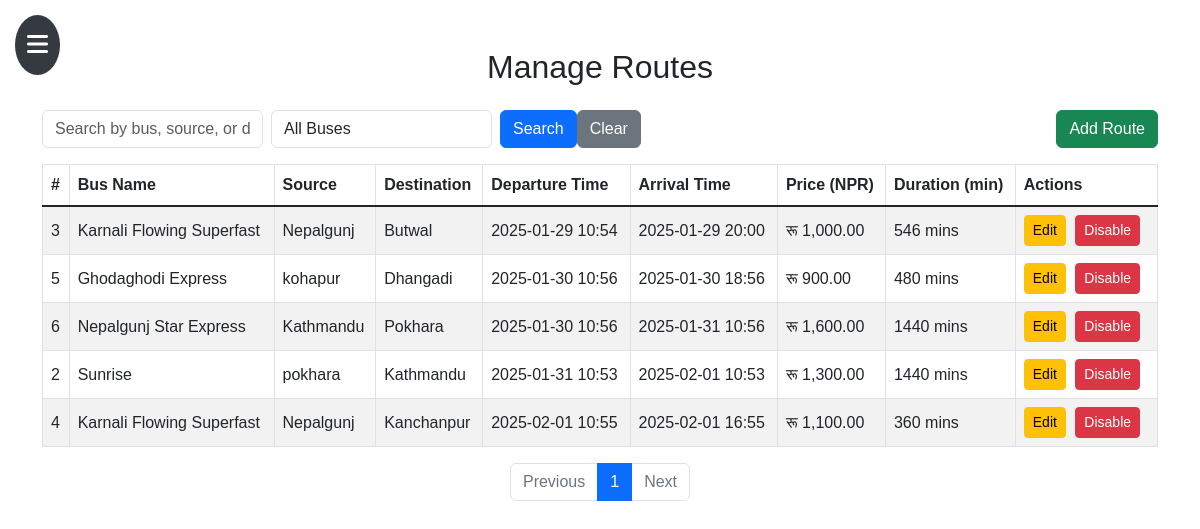
Screenshot of /admin/manage_routes.php with the database file from the repository.
### tables this page shows
CREATE TABLE `routes` (
  `id` int(11) NOT NULL,
  `bus_id` int(11) NOT NULL,
  `source` varchar(100) NOT NULL,
  `destination` varchar(100) NOT NULL,
  `departure_time` datetime NOT NULL,
  `arrival_time` datetime NOT NULL,
  `price` decimal(10,2) NOT NULL,
  `status` enum('active','disabled') NOT NULL DEFAULT 'active'
);

CREATE TABLE `buses` (
  `id` int(11) NOT NULL,
  `bus_name` varchar(100) NOT NULL,
  `image_path` varchar(255) DEFAULT 'assets/images/default_bus.jpg',
  `total_seats` int(11) NOT NULL,
  `created_at` timestamp NOT NULL DEFAULT current_timestamp(),
  `is_ac` tinyint(1) DEFAULT 0,
  `is_wifi` tinyint(1) DEFAULT 0
);

### admin/manage_routes.php (the view, shortened to what this page needs)
<?php
include('../includes/config.php');
$perPage = 10;
$page = isset($_GET['page']) ? (int)$_GET['page'] : 1;
$offset = ($page - 1) * $perPage;
$searchTerm = isset($_GET['search']) ? '%' . $_GET['search'] . '%' : '%';
$filterBus = isset($_GET['bus_filter']) ? $_GET['bus_filter'] : '';
$query = "
    SELECT r.id, r.source, r.destination, r.departure_time, r.arrival_time, r.price, b.bus_name,
           TIMESTAMPDIFF(MINUTE, r.departure_time, r.arrival_time) AS duration, r.status
    FROM routes r
    JOIN buses b ON r.bus_id = b.id
    WHERE (r.source LIKE ? OR r.destination LIKE ? OR b.bus_name LIKE ?)
    AND r.status = 'active'
    " . ($filterBus ? "AND b.bus_name = ?" : "") . "
    ORDER BY r.departure_time ASC
    LIMIT ?, ?
";
$stmt = $conn->prepare($query);
if ($filterBus) {
    $stmt->bind_param("ssssii", $searchTerm, $searchTerm, $searchTerm, $filterBus, $offset, $perPage);
} else {
    $stmt->bind_param("ssssi", $searchTerm, $searchTerm, $searchTerm, $offset, $perPage);
}
$stmt->execute();
$result = $stmt->get_result();
$countQuery = "
    SELECT COUNT(*) AS total
    FROM routes r
    JOIN buses b ON r.bus_id = b.id
    WHERE (r.source LIKE ? OR r.destination LIKE ? OR b.bus_name LIKE ?)
    " . ($filterBus ? "AND b.bus_name = ?" : "");
$countStmt = $conn->prepare($countQuery);
if ($filterBus) {
    $countStmt->bind_param("ssss", $searchTerm, $searchTerm, $searchTerm, $filterBus);
} else {
    $countStmt->bind_param("sss", $searchTerm, $searchTerm, $searchTerm);
}
$countStmt->execute();
$countResult = $countStmt->get_result()->fetch_assoc();
$totalRoutes = $countResult['total'];
$totalPages = ceil($totalRoutes / $perPage);
?>
<!DOCTYPE html>
<html lang="en">
<head>
    <link href="https://cdn.jsdelivr.net/npm/bootstrap@5.1.3/dist/css/bootstrap.min.css" rel="stylesheet">
</head>
<body>
    <?php include("../includes/sidebar.php"); ?>
    <div class="container">
        <h2 class="text-center mb-4">Manage Routes</h2>
        <div class="d-flex justify-content-between mb-3">
            <form action="manage_routes.php" method="GET" class="d-flex">
                <input type="text" name="search" class="form-control me-2" placeholder="Search by bus, source, or destination" value="<?= isset($_GET['search']) ? htmlspecialchars($_GET['search']) : '' ?>">
                <select name="bus_filter" class="form-control me-2">
                    <option value="">All Buses</option>
                </select>
                <button type="submit" class="btn btn-primary">Search</button>
                <a href="manage_routes.php" class="btn btn-secondary">Clear</a>
            </form>
            <a href="add_route.php" class="btn btn-success">Add Route</a>
        </div>
        <table class="table table-bordered table-striped">
            <thead>
                <tr>
                    <th>#</th>
                    <th>Bus Name</th>
                    <th>Source</th>
                    <th>Destination</th>
                    <th>Departure Time</th>
                    <th>Arrival Time</th>
                    <th>Price (NPR)</th>
                    <th>Duration (min)</th>
                    <th>Actions</th>
                </tr>
            </thead>
            <tbody>
                <?php while ($route = $result->fetch_assoc()): ?>
                    <tr id="route_<?= $route['id'] ?>">
                        <td><?= $route['id'] ?></td>
                        <td><?= $route['bus_name'] ?></td>
                        <td><?= $route['source'] ?></td>
                        <td><?= $route['destination'] ?></td>
                        <td><?= date('Y-m-d H:i', strtotime($route['departure_time'])) ?></td>
                        <td><?= date('Y-m-d H:i', strtotime($route['arrival_time'])) ?></td>
                        <td>रू <?= number_format($route['price'], 2) ?></td>
                        <td><?= $route['duration'] ?> mins</td>
                        <td class="actions">
                            <button class="btn btn-warning btn-sm edit-btn" data-bs-toggle="modal" data-bs-target="#updateModal" data-route_id="<?= $route['id'] ?>" data-bus_name="<?= $route['bus_name'] ?>" data-source="<?= $route['source'] ?>" data-destination="<?= $route['destination'] ?>" data-departure_time="<?= $route['departure_time'] ?>" data-arrival_time="<?= $route['arrival_time'] ?>" data-price="<?= $route['price'] ?>">Edit</button>
                            <button class="btn btn-danger btn-sm delete-btn" data-route_id="<?= $route['id'] ?>">Disable</button>
                        </td>
                    </tr>
                <?php endwhile; ?>
            </tbody>
        </table>
        <nav>
            <ul class="pagination">
                <li class="page-item <?= $page == 1 ? 'disabled' : '' ?>">
                    <a class="page-link" href="?page=<?= $page - 1 ?>&search=<?= isset($_GET['search']) ? $_GET['search'] : '' ?>&bus_filter=<?= $filterBus ?>">Previous</a>
                </li>
                <?php for ($i = 1; $i <= $totalPages; $i++): ?>
                    <li class="page-item <?= $i == $page ? 'active' : '' ?>">
                        <a class="page-link" href="?page=<?= $i ?>&search=<?= isset($_GET['search']) ? $_GET['search'] : '' ?>&bus_filter=<?= $filterBus ?>"><?= $i ?></a>
                    </li>
                <?php endfor; ?>
                <li class="page-item <?= $page == $totalPages ? 'disabled' : '' ?>">
                    <a class="page-link" href="?page=<?= $page + 1 ?>&search=<?= isset($_GET['search']) ? $_GET['search'] : '' ?>&bus_filter=<?= $filterBus ?>">Next</a>
                </li>
            </ul>
        </nav>
    </div>
</body>
</html>

### admin/manage_routes.php (style rules this page uses)
.container { margin-top: 30px; }
.table th, .table td { vertical-align: middle; }
.actions button { margin-right: 5px; }
.pagination { justify-content: center; }

### includes/sidebar.php (style rules this page uses)
body { font-family: Arial, sans-serif; }

### rows the page displays
routes: id "3", bus.bus_name "Karnali Flowing Superfast", source "Nepalgunj", destination "Butwal", departure_time "2025-01-29 10:54", arrival_time "2025-01-29 20:00", price "1,000.00", duration "546"
routes: id "5", bus.bus_name "Ghodaghodi Express", source "kohapur", destination "Dhangadi", departure_time "2025-01-30 10:56", arrival_time "2025-01-30 18:56", price "900.00", duration "480"
routes: id "6", bus.bus_name "Nepalgunj Star Express", source "Kathmandu", destination "Pokhara", departure_time "2025-01-30 10:56", arrival_time "2025-01-31 10:56", price "1,600.00", duration "1440"
routes: id "2", bus.bus_name "Sunrise", source "pokhara", destination "Kathmandu", departure_time "2025-01-31 10:53", arrival_time "2025-02-01 10:53", price "1,300.00", duration "1440"
routes: id "4", bus.bus_name "Karnali Flowing Superfast", source "Nepalgunj", destination "Kanchanpur", departure_time "2025-02-01 10:55", arrival_time "2025-02-01 16:55", price "1,100.00", duration "360"
